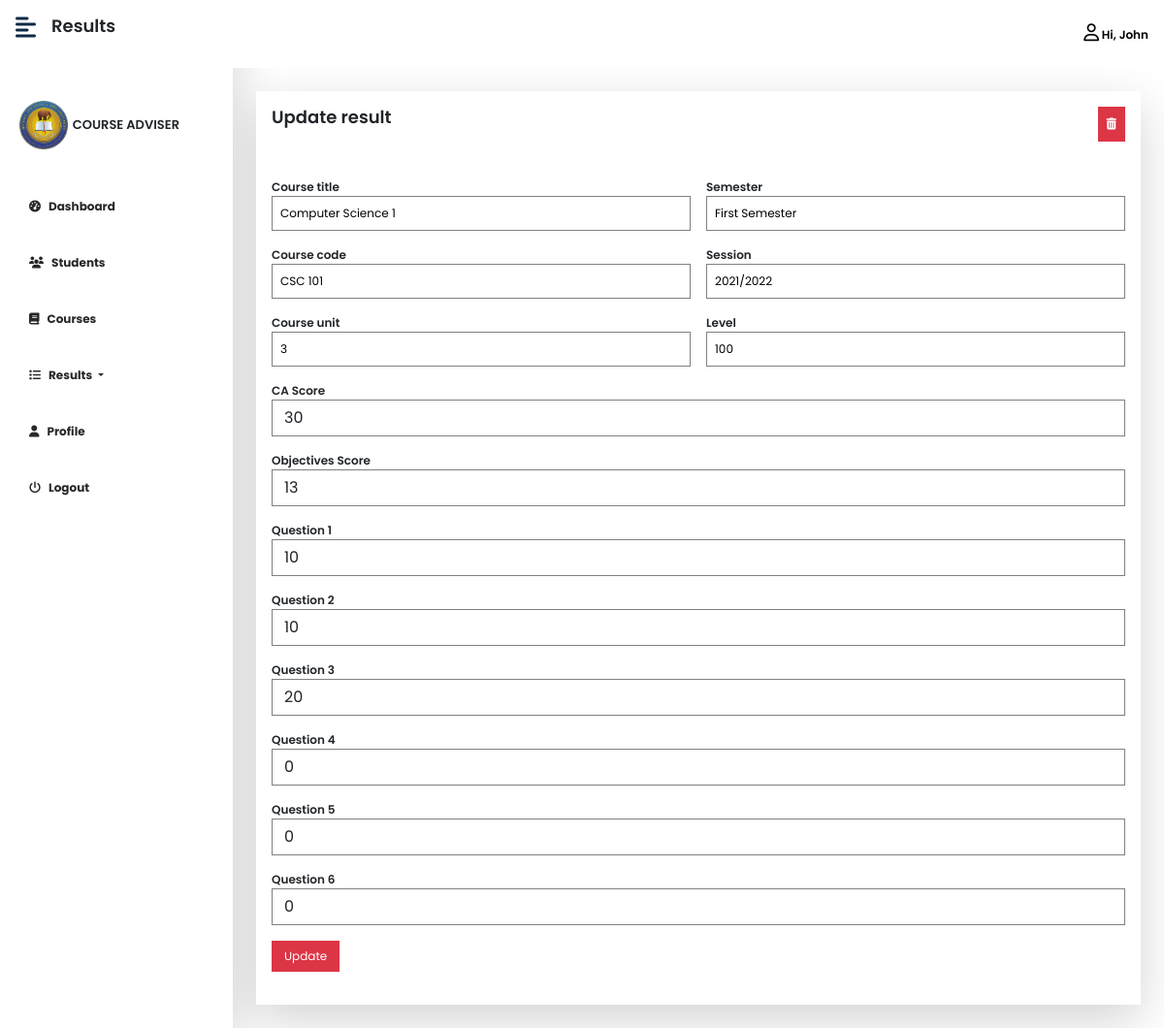
/course_adviser/view/editstudentresult?id=394 (signed in), run on the app's committed database.
### tables this page shows
CREATE TABLE `course_advisor_tb` (
  `id` int(11) NOT NULL,
  `fname` text NOT NULL,
  `lname` text NOT NULL,
  `email` varchar(250) NOT NULL,
  `school_id` varchar(100) DEFAULT NULL,
  `faculty` varchar(200) NOT NULL,
  `password` longtext NOT NULL,
  `image` text DEFAULT NULL,
  `date` timestamp NOT NULL DEFAULT current_timestamp() ON UPDATE current_timestamp()
);

CREATE TABLE `results_tb` (
  `id` int(11) NOT NULL,
  `name` varchar(250) NOT NULL,
  `school_id` varchar(150) NOT NULL,
  `course_title` varchar(100) NOT NULL,
  `course_code` varchar(130) NOT NULL,
  `course_unit` int(6) NOT NULL,
  `level` varchar(150) NOT NULL,
  `dept` varchar(200) NOT NULL,
  `faculty` varchar(200) NOT NULL,
  `semester` text NOT NULL,
  `session` text NOT NULL,
  `obj` int(11) DEFAULT NULL,
  `q1` int(11) DEFAULT NULL,
  `q2` int(11) DEFAULT NULL,
  `q3` int(11) DEFAULT NULL,
  `q4` int(11) DEFAULT NULL,
  `q5` int(11) DEFAULT NULL,
  `q6` int(11) DEFAULT NULL,
  `ca` int(11) NOT NULL,
  `total` int(11) NOT NULL,
  `grade_points` int(11) NOT NULL,
  `quality_points` int(11) NOT NULL,
  `grade` varchar(50) NOT NULL,
  `date` timestamp NOT NULL DEFAULT current_timestamp() ON UPDATE current_timestamp(),
  `status` varchar(150) NOT NULL DEFAULT 'pending'
);

### course_adviser/view/editstudentresult.php (the view, shortened to what this page needs)
<?php
if(isset($_SESSION['courseAdvisorID']) && isset($_GET['id'])) {
    require '../../configs/dbh.inc.php';
?>
<!DOCTYPE html>
<html lang="en">
<head>
    <link rel="stylesheet" href="../../assets/css/dashboard.css">
    <link rel="stylesheet" href="../../assets/css/main.css">
    <link href="https://cdn.jsdelivr.net/npm/bootstrap@5.3.2/dist/css/bootstrap.min.css" rel="stylesheet">
</head>
<body >
<div class="d-flex" id="wrapper">
        <?php include 'includes/sidebar.php';?>
        <div id="page-content-wrapper">
        <nav class="navbar navbar-expand-lg navbar-light d-flex bg-white fixed-top py-3 px-3" style="justify-content:space-between;">
               <div class="d-flex">
                    <div><i class="fas fa-align-left fs-4 me-3" style="color:#0d2a45ff;" id="menu-toggle"></i></div>
                    <div><p class="display-6" style="font-size: large;font-weight:600;">Results</p></div>
               </div>
               <?php include 'includes/cousrseadvisornavbar.php';?>
            <div class="container-fluid px-4 py-4">
                <div class=" mt-3 shadow-lg bg-white " style="overflow: hidden;">
                        <div class="p-3   " >
                                    <?php
                            $id = mysqli_real_escape_string($con, $_GET['id']);
                            $sql = "SELECT id, course_title, course_code, course_unit, semester, session, level, ca, obj, q1, q2, q3, q4, q5, q6, school_id  FROM results_tb WHERE id = '{$id}'";
                            $result = mysqli_query($con, $sql);
                            $row = mysqli_fetch_assoc($result);
                        ?>
                        <div class="d-flex" style="justify-content: space-between;">
                            <div><p class="display-6" style="font-size: large;font-weight:600;">Update result </p></div>
                            <div>
                            <form method="post" onsubmit="return false;">
                                                                    <button class="btn btn-danger p-2" id="delete-result-btn" style="border-radius:0px;font-size: 12px;"><i class="fa fa-trash"></i></button>
                                                                </form>
                            </div>
                        </div><br><br>
                                             <form class="forms" onsubmit="return false" method="post">
                                                    <div class="flexbox">
                                                        <div class="d-50">
                                                                <div class=" mb-3">
                                                                    <label style="font-weight:600">Course title</label><br>
                                                                    <input type="text" id="course_title" class="p-2 w-100 " style="border-radius:0px;border:1px solid grey;" value="<?php echo $row['course_title'];?>" readonly>
                                                                </div>
                                                                <div class=" mb-3">
                                                                <label style="font-weight:600">Course code</label>
                                                                    <input type="text"  id="course_code" class="p-2 w-100 " style="border-radius:0px;border:1px solid grey;" value="<?php echo $row['course_code'];?>" readonly>
                                                                </div>
                                                                <div class=" mb-3">
                                                                    <label style="font-weight:600">Course unit</label>
                                                                    <input type="number" min="0"  id="course_unit" class="p-2 w-100 " style="border-radius:0px;border:1px solid grey;" value="<?php echo $row['course_unit'];?>" readonly>
                                                                </div>
                                                        </div>
                                                        <div class="d-50">
                                                                <div class=" mb-3">
                                                                    <label style="font-weight:600">Semester</label>
                                                                    <input type="text" id="semester" class="p-2 w-100 " style="border-radius:0px;border:1px solid grey;" value="<?php echo $row['semester'];?>" readonly>
                                                                </div>
                                                                <div class=" mb-3">
                                                                    <label style="font-weight:600">Session</label>
                                                                    <input type="text" id="session" class="p-2 w-100 " style="border-radius:0px;border:1px solid grey;" value="<?php echo $row['session'];?>" readonly>
                                                                </div>
                                                                <div class=" mb-3">
                                                                    <label style="font-weight:600">Level</label>
                                                                    <input type="text" id="level" class="p-2 w-100 " style="border-radius:0px;border:1px solid grey;" value="<?php echo $row['level'];?>" readonly>
                                                                </div>
                                                    </div>
                                                    </div>
                                                    <div class="mb-3">
                                                        <label style="font-weight:600">CA Score</label>
                                                        <input type="number" min="0" class="form-control numeric-input w-100 " style="border-radius:0px;border:1px solid grey;" id="ca" placeholder="Enter Score" value="<?php echo $row['ca'];?>" >
                                                    </div>
                                                    <div class="mb-3">
                                                        <label style="font-weight:600">Objectives Score</label>
                                                        <input type="number" min="0" class="form-control numeric-input w-100 " style="border-radius:0px;border:1px solid grey;" id="obj" placeholder="Enter Score" value="<?php echo $row['obj'];?>" >
                                                    </div>
                                                    <div class="mb-3">
                                                        <label style="font-weight:600">Question 1</label>
                                                        <input type="number" min="0" class="form-control numeric-input w-100 " style="border-radius:0px;border:1px solid grey;" id="q1" placeholder="Enter Score" value="<?php echo $row['q1'];?>" >
                                                    </div>
                                                    <div class="mb-3">
                                                        <label style="font-weight:600">Question 2</label>
                                                        <input type="number" min="0" class="form-control numeric-input w-100 " style="border-radius:0px;border:1px solid grey;" id="q2" placeholder="Enter Score" value="<?php echo $row['q2'];?>" >
                                                    </div>
                                                    <div class="mb-3">
                                                        <label style="font-weight:600">Question 3</label>
                                                        <input type="number" min="0" class="form-control numeric-input w-100 " style="border-radius:0px;border:1px solid grey;" id="q3" placeholder="Enter Score" value="<?php echo $row['q3'];?>" >
                                                    </div>
                                                    <div class="mb-3">
                                                        <label style="font-weight:600">Question 4</label>
                                                        <input type="number" min="0" class="form-control numeric-input w-100 " style="border-radius:0px;border:1px solid grey;" id="q4" placeholder="Enter Score"  value="<?php echo $row['q4'];?>">
                                                    </div>
                                                    <div class="mb-3">
                                                        <label style="font-weight:600">Question 5</label>
                                                        <input type="number" min="0" class="form-control numeric-input w-100 " style="border-radius:0px;border:1px solid grey;" id="q5" placeholder="Enter Score"  value="<?php echo $row['q5'];?>">
                                                    </div>
                                                    <div class="mb-3">
                                                        <label style="font-weight:600">Question 6</label>
                                                        <input type="number" min="0" class="form-control numeric-input w-100 " style="border-radius:0px;border:1px solid grey;" id="q6" placeholder="Enter Score" value="<?php echo $row['q6'];?>">
                                                    </div>
                                                            <div><button class="btn btn-danger" style="border-radius: 0px;font-size:12px;"  id="update_course_result_btn" style="font-size: 12px;">Update</button></div>
                                                        </div>
                                        </form><br>
                            </div>
                        </div>
                    </div>
                </div>
</body>
</html>
<?php } else {
    header('Location: index');
}
?>

### course_adviser/view/includes/cousrseadvisornavbar.php (shortened to what this page needs)
<?php
    $id = $_SESSION['courseAdvisorID'];
    $sql = "SELECT id, faculty, image, fname, lname, school_id, email FROM course_advisor_tb WHERE id = '{$id}'";
    $result = mysqli_query($con, $sql);
    $row = mysqli_fetch_assoc($result);
?>
<div class="d-flex" style="gap:1rem;align-items:center;">
                    <div>
                    <div class="dropdown">
                        <button id="dropbtn" onclick="dropdownFunction()" class="bg-white" style="font-weight:600"><i class="fa fa-user-o" style="font-size:large;"  ></i> Hi, <?php echo $row['fname'];?></button>
                    </div>
               </div>
            </nav>
            <br><br><br>

### assets/css/dashboard.css (style rules this page uses)
:root { --main-bg-color: #009d63!important; --main-text-color: #009d63!important; --second-text-color: #ffffff!important; --second-bg-color: #ffffff!important; }
#wrapper { overflow-x: hidden!important; background: #fff!important; }
#page-content-wrapper { min-width: 100vw!important; overflow-y: scroll!important; height: 100vh!important; }
#menu-toggle { cursor: pointer!important; }
@media (min-width: 768px) { #page-content-wrapper { min-width: 0!important; width: 100%!important; } }

### assets/css/main.css (style rules this page uses)
* { box-sizing: border-box; margin: 0; }
body { font-family: "Poppins", Sans-serif !important; transition: .5s; background-color: #fff !important; font-size: 12px !important; }
#dropbtn { padding: 0px; border: none; cursor: pointer; }
.dropdown { float: right; position: relative; display: inline-block; }
.flexbox { display:flex; width:100%; gap: 1rem; }
.d-50 { width:50%; }

### data on the page
course_advisor_tb: fname "John"
results_tb: course_title "Computer Science 1", course_code "CSC 101", course_unit "3", semester "First Semester", session "2021/2022", level "100", ca "30", obj "13", q1 "10", q2 "10", q3 "20", q4 "0", q5 "0", q6 "0"
